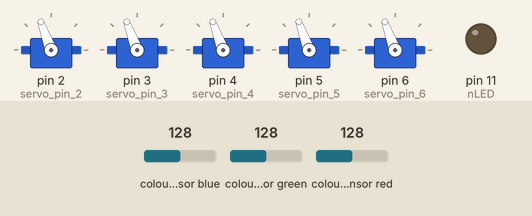
This sketch was run on a simulated Arduino Uno, built with avr-gcc and run on an emulated ATmega328P. Parts: 5 × servo, output pins drawn as LEDs (lit = HIGH). Wiring (inferred from the names in the program): TCS3200 colour sensor: output pin 12; S2 pin 9; S3 pin 10; S0 pin 7; S1 pin 8. The test bench sets the inputs (shaded band); at power-on: colour sensor blue 128, colour sensor green 128, colour sensor red 128. Pins used as bus, display or sensor lines are not drawn.

Above: at 0.05 s.
At 4.0 s:
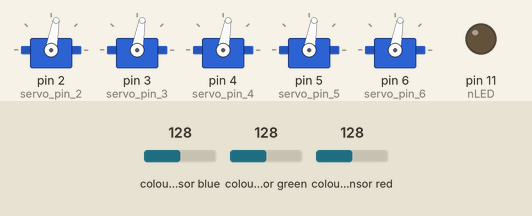
Timing chart, 0 to 5.2 s (numbered marks = the images above):
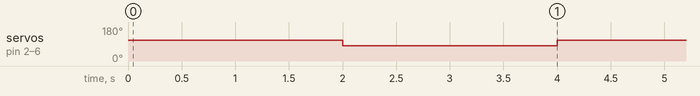

The sketch:

rgb_servo.ino
```cpp
#include <Servo.h>
Servo servo_pin_2;
Servo servo_pin_3;
Servo servo_pin_4;
Servo servo_pin_5;
Servo servo_pin_6;

//const int outputEnabled = 2; // write LOW to turn on Note, may not be hooked up.
const int s0 = 7; // sensor pins
const int s1 = 8;
const int s2 = 9;
const int s3 = 10;
const int nLED = 11; // illuminating LED
const int out = 12; // TCS230 output

// variables to store color values
int red = 0;
int green = 0;
int blue = 0;

void setup() {

  //pinMode(outputEnabled, OUTPUT);
  pinMode(s0, OUTPUT);
  pinMode(s1, OUTPUT);
  pinMode(s2, OUTPUT);
  pinMode(s3, OUTPUT);
  pinMode(nLED, OUTPUT);
  pinMode(out, INPUT);

//  Serial.begin(9600);
  //This pin may be set to ground and not available on the breakout
  //If not available don't worry about it.
  //digitalWrite(outputEnabled, LOW);
  //Set Frequency scaling to largest value
  digitalWrite(s0, HIGH);
  digitalWrite(s1, HIGH);
  digitalWrite(nLED, LOW);


  servo_pin_2.attach(2);
  servo_pin_3.attach(3);
  servo_pin_4.attach(4);
  servo_pin_5.attach(5);
  servo_pin_6.attach(6);
}

void loop() {

  servo_pin_2.write( 110 );
  servo_pin_3.write( 110 );
  servo_pin_4.write( 110 );
  servo_pin_5.write( 110 );
  servo_pin_6.write( 110 );
  delay( 2000 );

  servo_pin_2.write( 80 );
  servo_pin_3.write( 80 );
  servo_pin_4.write( 80 );
  servo_pin_5.write( 80 );
  servo_pin_6.write( 80 );
  delay( 2000 );

  //////////////////////////////////////////////////

  color();

//  Serial.print("R");
//  Serial.print(red, DEC);
//  Serial.print(" G");
//  Serial.print(green, DEC);
//  Serial.print(" B");
//  Serial.print(blue, DEC);
//  Serial.println();
//  //Simple logic to test for color
//  if (blue > red && blue > green)
//    Serial.println("Yellow");
//  else if (red < blue && red < green)
//    Serial.println("Red");
//  else if (blue < red && blue < green)
//    Serial.println("blue");
//  else
//    Serial.println("green");
//  delay(1000);

}

void color() {
  digitalWrite(nLED,1);
  digitalWrite(s2, LOW);
  digitalWrite(s3, LOW);

  // count OUT, pRed, RED
  red = pulseIn(out, digitalRead(out) == HIGH ? LOW : HIGH);
  digitalWrite(s3, HIGH);

  //count OUT, pBLUE, BLUE
  blue = pulseIn(out, digitalRead(out) == HIGH ? LOW : HIGH);
  digitalWrite(s2, HIGH);

  // count OUT, pGreen, GREEN
  green = pulseIn(out, digitalRead(out) == HIGH ? LOW : HIGH);
  digitalWrite(nLED,0);
}
```

Measured:
- by itself, servo on pin 2 (servo_pin_2), servo on pin 3 (servo_pin_3), servo on pin 4 (servo_pin_4), servo on pin 5 (servo_pin_5), servo on pin 6 (servo_pin_6): alternates 110° for 2.0 s and 80° for 2.0 s
